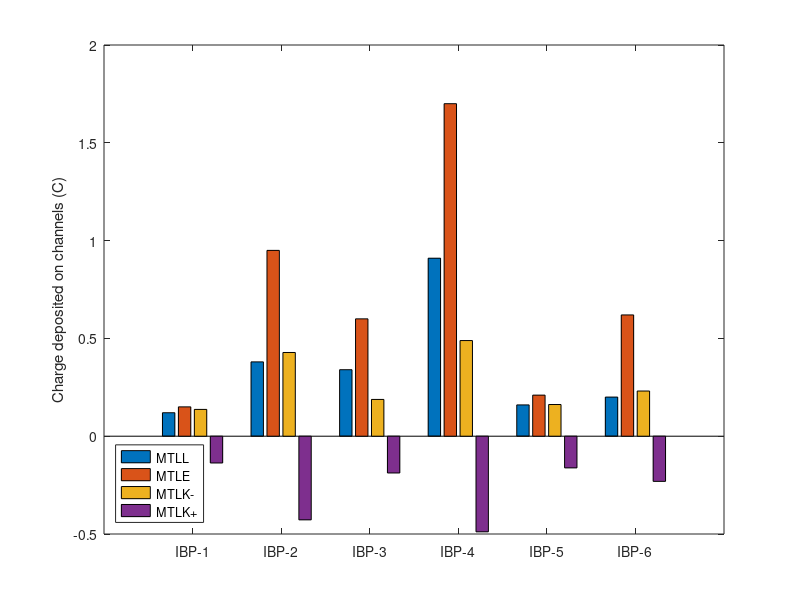

This chart was generated by the following MATLAB code: (Note: this script raises an error after producing the figure.)
function barSum

% Bar plot with positive and negative

%TOtal charge comparison
Q_t = [-1.2e-01 -1.5e-01 -0.137 0.137-9.4e-05
    -3.8e-01 -9.5e-01 -0.428 0.428-3.3e-04	
    -3.4e-01 -6.0e-01 -0.188 0.188-2.8e-07	
    -9.1e-01 -1.7e+00 -0.489 0.489-1.4e-05
    -1.6e-01 -2.1e-01 -0.162 0.162-3.5e-07
    -2.0e-01 -6.2e-01 -0.231 0.231-9.4e-14];

Qt = reshape(Q_t(:,1:3),1,18);
min(Qt)
max(Qt)
mean(Qt)
std(Qt)

figure
bH = bar(-Q_t);

ylabel('Charge deposited on channels (C)')
legend('MTLL','MTLE','MTLK-','MTLK+','Location','southwest')
set(gca,'XTickLabel',{'IBP-1','IBP-2','IBP-3','IBP-4','IBP-5','IBP-6'})
tools2fig

%set(bH(4),'facecolor','r')
%set(bH(3),'facecolor','k')


%latex table
% fprintf('MTLL\t&\tMTLE\t&\tMTLEI\t&\tMTLK\t\\\\\n')
% for i = 1: 6
%     fprintf('%0.2f\t&\t%0.2f\t&\t%0.2f\t&\t%0.1e\t\\\\\n',Q_t(i,:))
% end
 